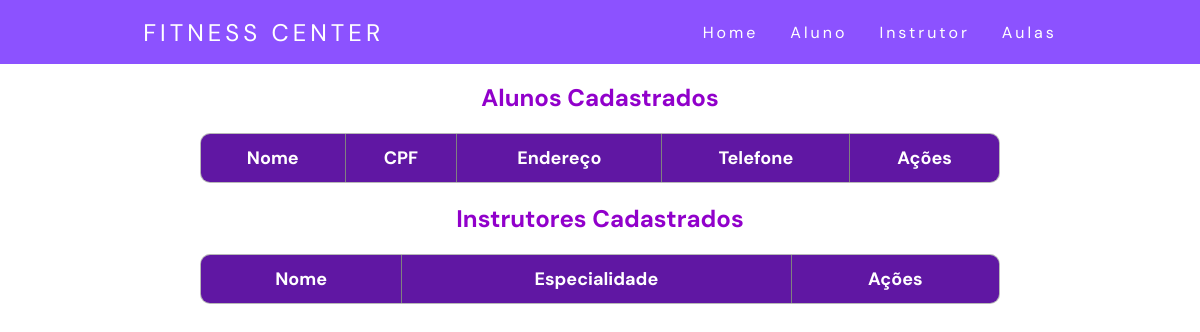
Before: /instrutor.php with the older database file.
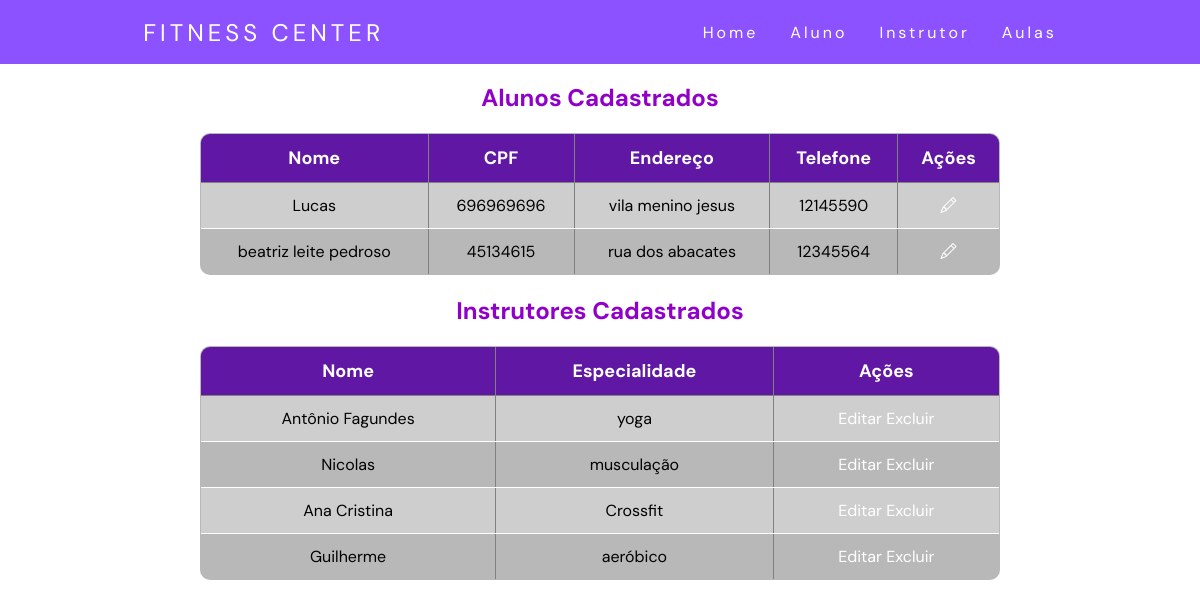
After: the same page with the newer database file.
### tables this page shows
CREATE TABLE `aluno` (
  `aluno_cod` int(50) NOT NULL,
  `aluno_nome` varchar(100) NOT NULL,
  `aluno_cpf` int(50) NOT NULL,
  `aluno_endereco` varchar(150) NOT NULL,
  `aluno_telefone` varchar(30) NOT NULL
);

CREATE TABLE `instrutor` (
  `instrutor_cod` int(11) NOT NULL,
  `instrutor_nome` varchar(100) NOT NULL,
  `instrutor_especialidade` varchar(100) NOT NULL
);

### instrutor.php (the view, shortened to what this page needs)
<?php
$pdo = new PDO("mysql:host=localhost;dbname=db_academia", "root", "", [
  PDO::ATTR_ERRMODE => PDO::ERRMODE_EXCEPTION,
  PDO::ATTR_DEFAULT_FETCH_MODE => PDO::FETCH_ASSOC
]);
$stmt = $pdo->query("SELECT * FROM aluno");
$alunos = $stmt->fetchAll();
if (count($alunos) < 8) {
  $alunos = $pdo->query("SELECT * FROM aluno")->fetchAll();
}
$instrutores = $pdo->query("SELECT * FROM instrutor")->fetchAll();
if (count($instrutores) < 8) {
  $instrutores = $pdo->query("SELECT * FROM instrutor")->fetchAll();
}
?>
<!DOCTYPE html>
<html lang="en">
<head>
    <link rel="stylesheet" href="./css/instru.css">
    <link rel="stylesheet" href="https://cdn.jsdelivr.net/npm/bootstrap-icons@1.11.3/font/bootstrap-icons.min.css">
    <link href="https://cdn.jsdelivr.net/npm/remixicon@4.0.0/fonts/remixicon.css" rel="stylesheet" />
</head>
<body>
<header>
      <nav>
        <a class="logo" href="/">Fitness Center</a>
        <ul class="nav-list">
          <li><a href="./index.php">Home</a></li>
          <li><a href="./aluno.php">Aluno</a></li>
          <li><a href="./instrutor.php">Instrutor</a></li>
          <li><a href="./aulas_academia.php">Aulas</a></li>
        </ul>
      </nav>
    </header>
<h2>Alunos Cadastrados</h2>
  <table border="1">
    <tr>
      <th>Nome</th>
      <th>CPF</th>
      <th>Endereço</th>
      <th>Telefone</th>
      <th>Ações</th>
    </tr>
    <?php foreach ($alunos as $aluno): ?>
      <tr>
        <td><?= htmlspecialchars($aluno['aluno_nome']) ?></td>
        <td><?= htmlspecialchars($aluno['aluno_cpf']) ?></td>
        <td><?= htmlspecialchars($aluno['aluno_endereco']) ?></td>
        <td><?= htmlspecialchars($aluno['aluno_telefone']) ?></td>
        <td>
          <a href="<?= $_SERVER['PHP_SELF'] ?>?edit_aluno=<?= $aluno['aluno_cod'] ?>"><i class="bi bi-pencil"></i></a>
        </td>
      </tr>
    <?php endforeach; ?>
  </table>
  <h2>Instrutores Cadastrados</h2>
  <table border="1">
    <tr>
      <th>Nome</th>
      <th>Especialidade</th>
      <th>Ações</th>
    </tr>
    <?php foreach ($instrutores as $instrutor): ?>
      <tr>
        <td><?= htmlspecialchars($instrutor['instrutor_nome']) ?></td>
        <td><?= htmlspecialchars($instrutor['instrutor_especialidade']) ?></td>
        <td>
          <a href="<?= $_SERVER['PHP_SELF'] ?>?edit_instrutor=<?= $instrutor['instrutor_cod'] ?>">Editar</a>
          <a href="<?= $_SERVER['PHP_SELF'] ?>?delete_instrutor=<?= $instrutor['instrutor_cod'] ?>" onclick="return confirm('Tem certeza que deseja excluir este instrutor?')">Excluir</a>
        </td>
      </tr>
    <?php endforeach; ?>
  </table>
</body>
</html>

Changed rows visible on the page:
added aluno: aluno_nome "Lucas", aluno_cpf "696969696", aluno_endereco "vila menino jesus", aluno_telefone "12145590"
added aluno: aluno_nome "beatriz leite pedroso", aluno_cpf "45134615", aluno_endereco "rua dos abacates", aluno_telefone "12345564"
added instrutor: instrutor_nome "Antônio Fagundes", instrutor_especialidade "yoga"
added instrutor: instrutor_nome "Nicolas", instrutor_especialidade "musculação"
added instrutor: instrutor_nome "Ana Cristina", instrutor_especialidade "Crossfit"
added instrutor: instrutor_nome "Guilherme", instrutor_especialidade "aeróbico"
